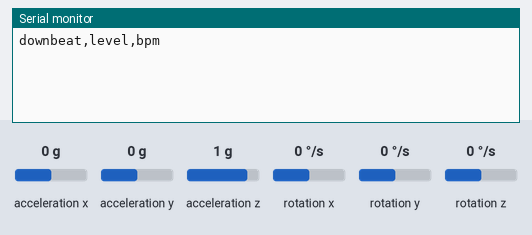
This sketch was run on a simulated Arduino Uno R4 WiFi. On the bench: the last lines printed to the serial monitor. Wiring (inferred from the names in the program): MPU-6050 motion sensor at I2C address 0x68. The inputs (shaded band) are chosen by the test bench; at power-on: rotation x 0 °/s, acceleration x 0 g, acceleration y 0 g, acceleration z 1 g, rotation y 0 °/s, rotation z 0 °/s.

Above: at 1.2 s.
1.3 s: rotation x set to -192 °/s
At 1.7 s:
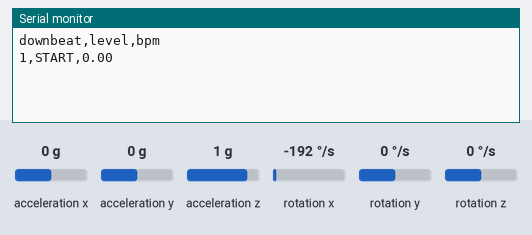
At 2.2 s:
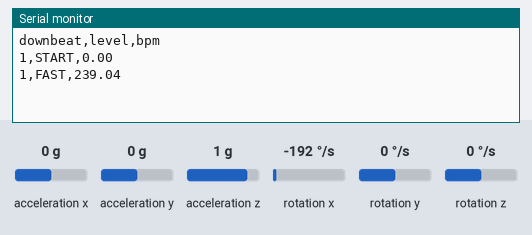

Measured:
- after the input at 1.3 s, the serial monitor: prints a new line at once (image 1)

The sketch:

SensorMain.ino
```cpp
#include "IMUReader.h"
#include "MotionFilter.h"
#include "BeatDetector.h"
#include "DownbeatDetector.h"
#include "TempoCalculator.h"

IMUReader imu;
MotionFilter filter;
BeatDetector beatDetector;
DownbeatDetector downbeatDetector;
TempoCalculator tempo;

const unsigned long SAMPLE_INTERVAL = 10;
unsigned long lastSampleTime = 0;

bool isStarted = false;

// 現在のテンポレベルとBPMを保存する
const char* currentLevelName = "NONE";
float currentBPM = 0.0;

void setup() {
  Serial.begin(9600);

  imu.begin();

  // ダウンビート検知設定
  downbeatDetector.setAxis(0);                  // 0:gx, 1:gy, 2:gz
  downbeatDetector.setDirection(-1);            // 下げた時にgxがマイナスなら-1。逆なら1
  downbeatDetector.setDownGyroThreshold(120.0); // 下げ方向のしきい値
  downbeatDetector.setSideRatio(1.2);           // 横振り除外の強さ

  downbeatDetector.setMinInterval(500);         // 連続検知防止時間 ms

  // 2拍子としてBPM計算
  tempo.setBeatsPerMeasure(2);

  // テンポレベルのしきい値
  // 130未満:SLOW, 130以上160未満:NORMAL, 160以上:FAST
  tempo.setThresholds(140.0, 170.0);

  Serial.println("downbeat,level,bpm");
}

void loop() {
  unsigned long now = millis();

  if (now - lastSampleTime >= SAMPLE_INTERVAL) {
    lastSampleTime = now;

    IMUData data = imu.readIMU();

    // 加速度の前処理
    IMUData filterData = filter.removeGravity(data);
    float motion = filter.calcMotion(filterData);
    float smoothMotion = filter.smooth(motion);

    // ダウンビート検知
    bool downbeatDetected = downbeatDetector.detectDownbeat(data, now);

    // ピーク値は内部で管理するだけ
    beatDetector.update(smoothMotion, downbeatDetected);

    if (downbeatDetected) {
      unsigned long interval = downbeatDetector.getInterval();

      // 最初のダウンビートはSTART扱い
      if (!isStarted) {
        isStarted = true;
        currentLevelName = "START";
        currentBPM = 0.0;
      } else {
        // 2回目以降はBPMからテンポレベルを更新
        if (tempo.update(interval)) {
          currentBPM = tempo.getBPM();

          TempoLevel lv = tempo.getLevel();

          if (lv == TEMPO_SLOW) {
            currentLevelName = "SLOW";
          } else if (lv == TEMPO_NORMAL) {
            currentLevelName = "NORMAL";
          } else {
            currentLevelName = "FAST";
          }
        }
      }
        // 出力は「ダウンビート検知」「現在のレベル」「BPM」だけ
    Serial.print(downbeatDetected ? 1 : 0);
    Serial.print(",");
    Serial.print(currentLevelName);
    Serial.print(",");
    Serial.println(currentBPM);
    }

  }
}
```

BeatDetector.cpp
```cpp
#include "BeatDetector.h"

BeatDetector::BeatDetector() {
  peakValue = 0.0;
  outputPeakValue = 0.0;
  firstDownbeat = true;
}

bool BeatDetector::update(float motionValue, bool downbeatDetected) {
  // 1拍区間内の最大値を保存する
  if (motionValue > peakValue) {
    peakValue = motionValue;
  }

  // ダウンビートが来ていないなら、まだピーク値を確定しない
  if (!downbeatDetected) {
    return false;
  }

  // 最初のダウンビートは区間開始なので出力しない
  if (firstDownbeat) {
    firstDownbeat = false;
    peakValue = 0.0;
    return false;
  }

  // 前回のダウンビートから今回のダウンビートまでの最大値を確定する
  outputPeakValue = peakValue;

  // 次の1拍区間のためにリセットする
  peakValue = 0.0;

  return true;
}

float BeatDetector::getPeakValue() {
  return outputPeakValue;
}

void BeatDetector::reset() {
  peakValue = 0.0;
  outputPeakValue = 0.0;
  firstDownbeat = true;
}
```

BeatDetector.h
```cpp
#ifndef BEAT_DETECTOR_H
#define BEAT_DETECTOR_H

#include <Arduino.h>

class BeatDetector {
public:
  BeatDetector();

  // motionValue の最大値を保存し、downbeatDetected が true の時に1拍分のピーク値を確定する
  bool update(float motionValue, bool downbeatDetected);

  // 前回の1拍区間での最大ピーク値を返す
  float getPeakValue();

  // ピーク値をリセットする
  void reset();

private:
  float peakValue;
  float outputPeakValue;
  bool firstDownbeat;
};

#endif
```

DownbeatDetector.cpp
```cpp
#include "DownbeatDetector.h"

DownbeatDetector::DownbeatDetector() {
  downGyroThreshold = 80.0;

  // 下方向の値が横方向より何倍大きいか
  // 1.2なら「下方向が横方向の1.2倍以上」の時だけ検知
  sideRatio = 1.2;

  minInterval = 300;
  lastDownbeatTime = 0;
  interval = 0;

  axis = 1;        // 0:gx, 1:gy, 2:gz
  direction = -1;  // 下げた時にgyがマイナスなら-1

  lastGyroValue = 0.0;
}

bool DownbeatDetector::detectDownbeat(IMUData data, unsigned long now) {
  float gyroValue;
  float sideGyro1;
  float sideGyro2;

  // 下方向として使う軸と、それ以外の横方向成分を分ける
  if (axis == 0) {
    gyroValue = data.gx;
    sideGyro1 = abs(data.gy);
    sideGyro2 = abs(data.gz);
  } else if (axis == 1) {
    gyroValue = data.gy;
    sideGyro1 = abs(data.gx);
    sideGyro2 = abs(data.gz);
  } else {
    gyroValue = data.gz;
    sideGyro1 = abs(data.gx);
    sideGyro2 = abs(data.gy);
  }

  // 下方向の値を正の値として扱う
  float downGyro = gyroValue * direction;
  lastGyroValue = downGyro;

  // 横方向で一番大きい値
  float maxSideGyro = max(sideGyro1, sideGyro2);

  // 連続検知を防ぐ
  if (now - lastDownbeatTime < minInterval) {
    return false;
  }

  // 下方向の値がしきい値を超えているか
  if (downGyro <= downGyroThreshold) {
    return false;
  }

  // 横振りが強すぎる場合は無視
  // 下方向の値が横方向より十分大きい時だけ検知
  if (downGyro < maxSideGyro * sideRatio) {
    return false;
  }

  // 前回検知との時間差を保存
  if (lastDownbeatTime == 0) {
    interval = 0;
  } else {
    interval = now - lastDownbeatTime;
  }

  lastDownbeatTime = now;
  return true;
}

void DownbeatDetector::setDownGyroThreshold(float value) {
  downGyroThreshold = value;
}

void DownbeatDetector::setSideRatio(float value) {
  sideRatio = value;
}

void DownbeatDetector::setMinInterval(unsigned long value) {
  minInterval = value;
}

void DownbeatDetector::setAxis(int value) {
  if (value >= 0 && value <= 2) {
    axis = value;
  }
}

void DownbeatDetector::setDirection(int value) {
  if (value >= 0) {
    direction = 1;
  } else {
    direction = -1;
  }
}

float DownbeatDetector::getLastGyroValue() {
  return lastGyroValue;
}

unsigned long DownbeatDetector::getInterval() {
  return interval;
}
```

DownbeatDetector.h
```cpp
#ifndef DOWNBEAT_DETECTOR_H
#define DOWNBEAT_DETECTOR_H

#include <Arduino.h>
#include "IMUReader.h"

class DownbeatDetector {
public:
  DownbeatDetector();

  bool detectDownbeat(IMUData data, unsigned long now);

  void setDownGyroThreshold(float value);
  void setSideRatio(float value);
  void setMinInterval(unsigned long value);
  void setAxis(int value);
  void setDirection(int value);

  float getLastGyroValue();
  unsigned long getInterval();

private:
  float downGyroThreshold;
  float sideRatio;

  unsigned long minInterval;
  unsigned long lastDownbeatTime;
  unsigned long interval;

  int axis;
  int direction;

  float lastGyroValue;
};

#endif
```

IMUReader.cpp
```cpp
#include "IMUReader.h"

IMUReader::IMUReader() {
}

// MPU6050の初期化
bool IMUReader::begin() {
  Wire.begin();

  // スリープ解除
  writeRegister(0x6B, 0x00);

  // 加速度レンジ ±2g
  writeRegister(0x1C, 0x00);

  // ジャイロレンジ ±250 deg/s
  writeRegister(0x1B, 0x00);

  return true;
}

// 加速度・角速度データを取得
IMUData IMUReader::readIMU() {
  IMUData data;

  Wire.beginTransmission(MPU_ADDR);
  Wire.write(0x3B);  // ACCEL_XOUT_H から読み取り開始
  Wire.endTransmission(false);

  // 加速度6バイト + 温度2バイト + 角速度6バイト = 14バイト
  Wire.requestFrom(MPU_ADDR, (uint8_t)14, (uint8_t)true);

  int16_t rawAx = Wire.read() << 8 | Wire.read();
  int16_t rawAy = Wire.read() << 8 | Wire.read();
  int16_t rawAz = Wire.read() << 8 | Wire.read();

  // 温度データ
  Wire.read();
  Wire.read();

  int16_t rawGx = Wire.read() << 8 | Wire.read();
  int16_t rawGy = Wire.read() << 8 | Wire.read();
  int16_t rawGz = Wire.read() << 8 | Wire.read();

  // ±2g設定時：16384 LSB/g
  data.ax = rawAx / 16384.0;
  data.ay = rawAy / 16384.0;
  data.az = rawAz / 16384.0;

  // ±250 deg/s設定時：131 LSB/(deg/s)
  data.gx = rawGx / 131.0;
  data.gy = rawGy / 131.0;
  data.gz = rawGz / 131.0;

  return data;
}

// レジスタへ値を書き込む
void IMUReader::writeRegister(uint8_t reg, uint8_t value) {
  Wire.beginTransmission(MPU_ADDR);
  Wire.write(reg);
  Wire.write(value);
  Wire.endTransmission(true);
}
```

IMUReader.h
```cpp
#ifndef IMU_READER_H
#define IMU_READER_H

#include <Arduino.h>
#include <Wire.h>

// IMUから取得したデータをまとめる構造体
struct IMUData {
  float ax;
  float ay;
  float az;

  float gx;
  float gy;
  float gz;
};

class IMUReader {
public:
  IMUReader();

  // MPU6050の初期化
  bool begin();

  // 加速度・角速度データを取得
  IMUData readIMU();

private:
  const uint8_t MPU_ADDR = 0x68;

  // MPU6050のレジスタへ値を書き込む
  void writeRegister(uint8_t reg, uint8_t value);
};

#endif
```

MotionFilter.cpp
```cpp
#include "MotionFilter.h"
#include <math.h>

MotionFilter::MotionFilter() {
  gravityX = 0.0;
  gravityY = 0.0;
  gravityZ = 0.0;

  bufferIndex = 0;
  bufferFilled = false;

  for (int i = 0; i < SMOOTH_SIZE; i++) {
    motionBuffer[i] = 0.0;
  }
}

// 加速度データから重力成分を除去
IMUData MotionFilter::removeGravity(IMUData data) {
  IMUData filterData = data;

  gravityX = GRAVITY_ALPHA * gravityX + (1.0 - GRAVITY_ALPHA) * data.ax;
  gravityY = GRAVITY_ALPHA * gravityY + (1.0 - GRAVITY_ALPHA) * data.ay;
  gravityZ = GRAVITY_ALPHA * gravityZ + (1.0 - GRAVITY_ALPHA) * data.az;

  filterData.ax = data.ax - gravityX;
  filterData.ay = data.ay - gravityY;
  filterData.az = data.az - gravityZ;

  return filterData;
}

// 3軸加速度から合成加速度を算出
float MotionFilter::calcMotion(IMUData data) {
  float motion = sqrt(
    data.ax * data.ax +
    data.ay * data.ay +
    data.az * data.az
  );

  return motion;
}

// 合成加速度を移動平均で平滑化
float MotionFilter::smooth(float motion) {
  motionBuffer[bufferIndex] = motion;
  bufferIndex++;

  if (bufferIndex >= SMOOTH_SIZE) {
    bufferIndex = 0;
    bufferFilled = true;
  }

  int count;

  if (bufferFilled) {
    count = SMOOTH_SIZE;
  } else {
    count = bufferIndex;
  }

  float sum = 0.0;

  for (int i = 0; i < count; i++) {
    sum += motionBuffer[i];
  }

  if (count == 0) {
    return motion;
  }

  return sum / count;
}
```

MotionFilter.h
```cpp
#ifndef MOTION_FILTER_H
#define MOTION_FILTER_H

#include <Arduino.h>
#include "IMUReader.h"

class MotionFilter {
public:
  MotionFilter();

  // 加速度データから重力成分を除去
  IMUData removeGravity(IMUData data);

  // 3軸加速度から合成加速度を算出
  float calcMotion(IMUData data);

  // 合成加速度を平滑化
  float smooth(float motion);

private:
  float gravityX;
  float gravityY;
  float gravityZ;

  static const int SMOOTH_SIZE = 5;
  float motionBuffer[SMOOTH_SIZE];

  int bufferIndex;
  bool bufferFilled;

  const float GRAVITY_ALPHA = 0.9;
};

#endif
```

SensorSender.cpp
```cpp
#include "SensorSender.h"

SensorSender::SensorSender() {
  serverIP.fromString(SERVER_IP);
  registered = false;
  ready = false;
}

void SensorSender::begin() {
  startWiFi();
}

void SensorSender::startWiFi() {
  Serial.print("Connecting to sync AP: ");
  Serial.println(secret_ssid);

  WiFi.begin(secret_ssid, secret_pass);
  while (WiFi.status() != WL_CONNECTED) {
    delay(500);
    Serial.print(".");
  }

  Serial.println();
  Serial.println("WiFi connected");
  serverIP.fromString(SERVER_IP);
}

bool SensorSender::connectToServer() {
  if (client.connect(serverIP, TCP_PORT)) {
    Serial.println("Connected to sync controller");
    return true;
  }
  return false;
}

void SensorSender::sendIdentification() {
  client.println(myname);
  Serial.print("Sent identification: ");
  Serial.println(myname);
}

void SensorSender::updateConnection() {
  if (!client.connected()) {
    ready = false;
    registered = false;

    if (connectToServer()) {
      sendIdentification();
    } else {
      Serial.println("Connection failed. Retrying...");
      delay(5000);
      return;
    }
  }

  if (!registered) {
    String response = receiveLine(2000);
    if (response == "WELCOME") {
      registered = true;
      Serial.println("Registered by sync controller (WELCOME)");
    }
    return;
  }

  if (!ready) {
    String response = receiveLine(2000);
    if (response == "READY") {
      ready = true;
      Serial.println("All devices ready. Sensor control can start.");
    }
  }
}

bool SensorSender::isReady() {
  return ready && client.connected();
}

String SensorSender::receiveLine(unsigned long timeoutMs) {
  unsigned long start = millis();
  String line = "";

  while (millis() - start < timeoutMs) {
    if (client.available()) {
      char ch = client.read();
      if (ch == '\n') {
        line.trim();
        if (line.length() > 0) {
          return line;
        }
      } else if (ch != '\r') {
        line += ch;
      }
    }
    delay(1);
  }

  return "";
}

void SensorSender::sendStart() {
  if (!isReady()) {
    return;
  }

  Serial.println("Send START");
  client.print("START\n");
}

void SensorSender::sendTempo(float bpm, int level) {
  if (!isReady()) {
    return;
  }

  Serial.print("Send tempo level ");
  Serial.print(level);
  Serial.print(" (BPM=");
  Serial.print(bpm);
  Serial.println(")");


  client.print(String(level) + "\n");
}
```

SensorSender.h
```cpp
#ifndef SENSOR_SENDER_H
#define SENSOR_SENDER_H

#include <Arduino.h>
#include <WiFiS3.h>
#include "config.h"

class SensorSender {
public:
  SensorSender();

  void begin();
  void updateConnection();
  bool isReady();

  void sendStart();
  void sendTempo(float bpm, int level);

private:
  WiFiClient client;
  IPAddress serverIP;

  bool registered;
  bool ready;

  void startWiFi();
  bool connectToServer();
  void sendIdentification();
  String receiveLine(unsigned long timeoutMs);
};

#endif
```

TempoCalculator.cpp
```cpp
#include "TempoCalculator.h"

const float TempoCalculator::HYSTERESIS_BPM = 5.0;


TempoCalculator::TempoCalculator() {
  beatsPerMeasure = 2;      // 2拍子（音側の拍子に合わせて変更可）
  slowMaxBpm      = 100.0;   // 80未満をSLOW（実測で調整）
  fastMinBpm      = 160.0;  // 130以上をFAST（実測で調整）

  idx   = 0;
  count = 0;
  for (int i = 0; i < SMOOTH_SAMPLES; i++) {
    intervals[i] = 0;       // 間隔の箱を全部0で初期化
  }

  currentBpm       = 0.0;
  currentLevel     = TEMPO_NORMAL;
  levelInitialized = false; // まだ一度も段階を決めていない
  changed          = false;
}


bool TempoCalculator::update(unsigned long interval) {
  changed = false;

  if (interval < MIN_VALID_INTERVAL || interval > MAX_VALID_INTERVAL) {
    return false;
  }

  intervals[idx] = interval;              // 今の箱に書き込む
  idx = (idx + 1) % SMOOTH_SAMPLES;       // 次の箱へ。3まで行ったら0に戻る（% は余り）
  if (count < SMOOTH_SAMPLES) {
    count++;                               // ためた個数を増やす（最大3で止まる）
  }

  unsigned long smoothed = medianInterval();


  currentBpm = (float)beatsPerMeasure * 60000.0 / (float)smoothed;

  TempoLevel newLevel = classify(currentBpm);

  if (!levelInitialized) {
    currentLevel     = newLevel;
    levelInitialized = true;
    changed          = true;
  } else if (newLevel != currentLevel) {
    currentLevel = newLevel;
    changed      = true;
  }

  return true;
}


unsigned long TempoCalculator::medianInterval() {
  if (count == 0) {
    return 0;
  }


  unsigned long tmp[SMOOTH_SAMPLES];
  for (int i = 0; i < count; i++) {
    tmp[i] = intervals[i];
  }


  for (int i = 1; i < count; i++) {
    unsigned long key = tmp[i];   // 差し込みたい値
    int j = i - 1;
    while (j >= 0 && tmp[j] > key) {
      tmp[j + 1] = tmp[j];        // 大きい値を1つ右へずらす
      j--;
    }
    tmp[j + 1] = key;             // 空いた場所に差し込む
  }

  // 並べ替えたあと、真ん中の値を返す。
  if (count % 2 == 1) {
    return tmp[count / 2];                            // 個数が奇数：ど真ん中
  }
  return (tmp[count / 2 - 1] + tmp[count / 2]) / 2;   // 個数が偶数：中央2つの平均
}


TempoLevel TempoCalculator::classify(float bpm) {
  // 一番最初だけは、余白なしの素直な境界で段階を決める。
  if (!levelInitialized) {
    if (bpm < slowMaxBpm)  return TEMPO_SLOW;
    if (bpm >= fastMinBpm) return TEMPO_FAST;
    return TEMPO_NORMAL;
  }


  float lower = (currentLevel == TEMPO_SLOW)
              ? slowMaxBpm + HYSTERESIS_BPM
              : slowMaxBpm - HYSTERESIS_BPM;
  float upper = (currentLevel == TEMPO_FAST)
              ? fastMinBpm - HYSTERESIS_BPM
              : fastMinBpm + HYSTERESIS_BPM;

  if (bpm < lower)  return TEMPO_SLOW;
  if (bpm >= upper) return TEMPO_FAST;
  return TEMPO_NORMAL;
}


// 現在のBPMを返す
float TempoCalculator::getBPM() {
  return currentBpm;
}

// 現在のテンポ段階を返す
TempoLevel TempoCalculator::getLevel() {
  return currentLevel;
}

// 直前の update で段階が変わったかを返す
bool TempoCalculator::levelChanged() {
  return changed;
}

// 状態を全部リセットする（演奏をやり直す時に呼ぶ）
void TempoCalculator::reset() {
  idx   = 0;
  count = 0;
  for (int i = 0; i < SMOOTH_SAMPLES; i++) {
    intervals[i] = 0;
  }
  currentBpm       = 0.0;
  currentLevel     = TEMPO_NORMAL;
  levelInitialized = false;
  changed          = false;
}

// 1小節あたりの拍数を設定する（2拍子なら2）
void TempoCalculator::setBeatsPerMeasure(int value) {
  if (value > 0) {           // 0や負の数を入れると0割りになるので弾く
    beatsPerMeasure = value;
  }
}

// 段階の境界BPMを設定する
void TempoCalculator::setThresholds(float slowMax, float fastMin) {
  slowMaxBpm = slowMax;
  fastMinBpm = fastMin;
}
```

config.h
```cpp
#ifndef CONFIG_H
#define CONFIG_H

// WiFi settings for the sync controller access point.
#define secret_ssid "H1-SyncAP"
#define secret_pass "sync2026"
#define BAUD 115200

// Sync controller connection settings.
#define SERVER_IP "192.168.4.1"
#define TCP_PORT 9000

// Sensor controller identification name.
#define myname "sens"

#endif
```

Source omitted: TempoCalculator.h (3015 bytes)
